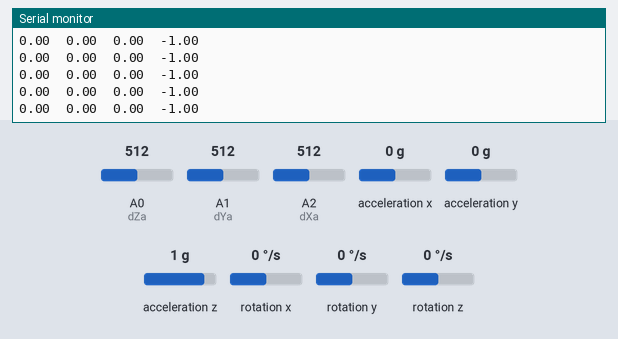
A sketch run on a simulated Arduino Zero (SAMD21). Shown: the last lines printed to the serial monitor. The test bench sets the inputs (shaded band); at power-on: acceleration x 0 g, acceleration y 0 g, acceleration z 1 g, rotation x 0 °/s, A0 (dZa) = 512, A1 (dYa) = 512, A2 (dXa) = 512, rotation y 0 °/s, rotation z 0 °/s (analog values on the 0–1023 scale).

Above: at 1.2 s.
1.3 s: acceleration x set to -1.4 g
At 2.2 s:
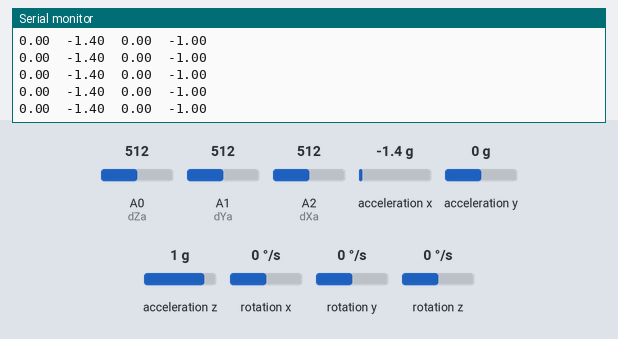
2.8 s: acceleration y set to -1.4 g
At 3.3 s:
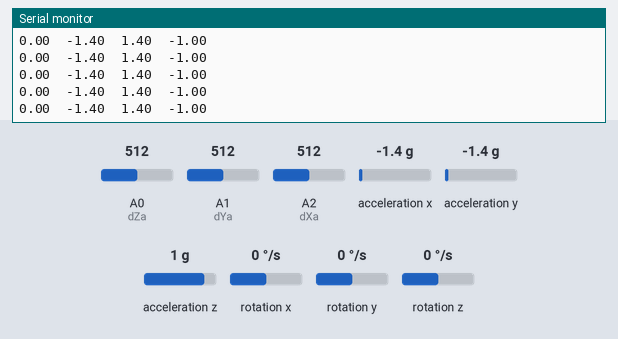
4.3 s: acceleration z set to -1.4 g
At 4.9 s:
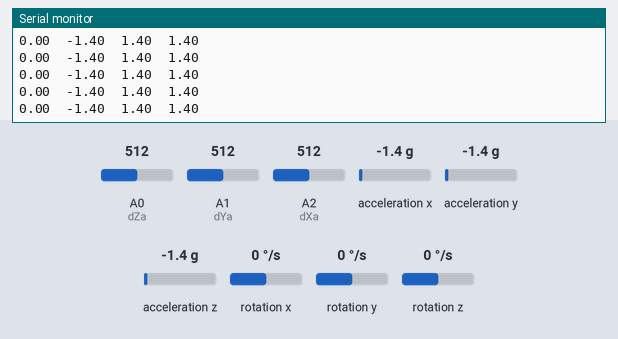
5.8 s: rotation x set to -192 °/s
At 6.5 s:
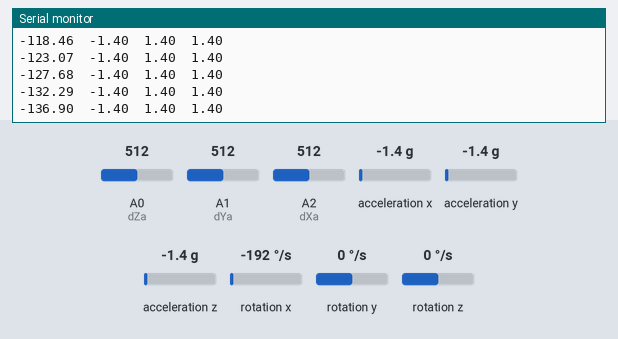
Timing chart, 0 to 8.3 s (numbered marks = the images above; inputs shaded):
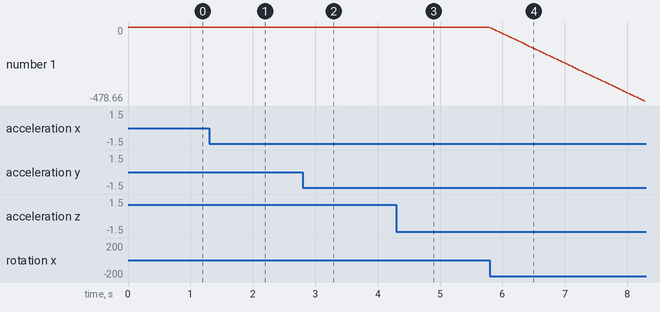

Measured:
- after the input at 1.3 s, the serial monitor: prints a new line at once (image 1)
- after the input at 2.8 s, the serial monitor: prints a new line at once (image 2)
- after the input at 4.3 s, the serial monitor: prints a new line at once (image 3)
- after the input at 5.8 s, the serial monitor: prints a new line at once (image 4)
- plotted number 1: 0 → -478.66 after the input at 5.8 s

The sketch:

IMU_Accel_Patching.ino
```cpp
#include "MPU9250.h"

#define dXa A2
#define dYa A1
#define dZa A0

// an MPU9250 object with the MPU-9250 sensor on I2C bus 0 with address 0x68
MPU9250 IMU(Wire,0x68);
int status;

float roll = 0;
int prevtimeroll = 0;

void setup() {
  // serial to display data
  Serial.begin(115200);
  while(!Serial) {}

  // start communication with IMU
  status = IMU.begin();
  if (status < 0) {
    Serial.println("IMU initialization unsuccessful");
    Serial.println("Check IMU wiring or try cycling power");
    Serial.print("Status: ");
    Serial.println(status);
    while(1) {}
  }
  Serial.println("We Init");
  analogReadResolution(12);
  // setting the accelerometer full scale range to +/-8G
  IMU.setAccelRange(MPU9250::ACCEL_RANGE_16G);
  // setting the gyroscope full scale range to +/-500 deg/s
  IMU.setGyroRange(MPU9250::GYRO_RANGE_2000DPS);
  // setting DLPF bandwidth to 20 Hz
  IMU.setDlpfBandwidth(MPU9250::DLPF_BANDWIDTH_20HZ);
  // setting SRD to 19 for a 50 Hz update rate
  IMU.setSrd(19);
}

void loop() {
  rollupd();
  Serial.print(roll);
  Serial.print("\t");
  Serial.print(acc(1));
  Serial.print("\t");
  Serial.print(acc(2));
  Serial.print("\t");
  Serial.println(acc(3));
}

//Provide an axis 1-3, 1 is axial, 2 is horizontal, 3 is vertical
float acc(int axis) {
  float low;
  float high;
  IMU.readSensor();
  switch (axis)
  {
    case 1:
      low = IMU.getAccelX_mss()/9.81;
      high = -(analogRead(dYa)*400.0/4095-200);
      break;

    case 2:
      low = -IMU.getAccelY_mss()/9.81;
      high = (analogRead(dXa)*400.0/4095-200);
      break;

    case 3:
      low = IMU.getAccelZ_mss()/9.81;
      high = -(analogRead(dZa)*400.0/4095-200);
    default:
      break;
  }
  if (low<-7||low>7)
    return high;
  else
    return low;

}

void rollupd (){
  int delT = millis()-prevtimeroll;
  prevtimeroll = millis();
  IMU.readSensor();
  roll += IMU.getGyroX_rads()*57.2957795*delT/1000.0;
}
```
